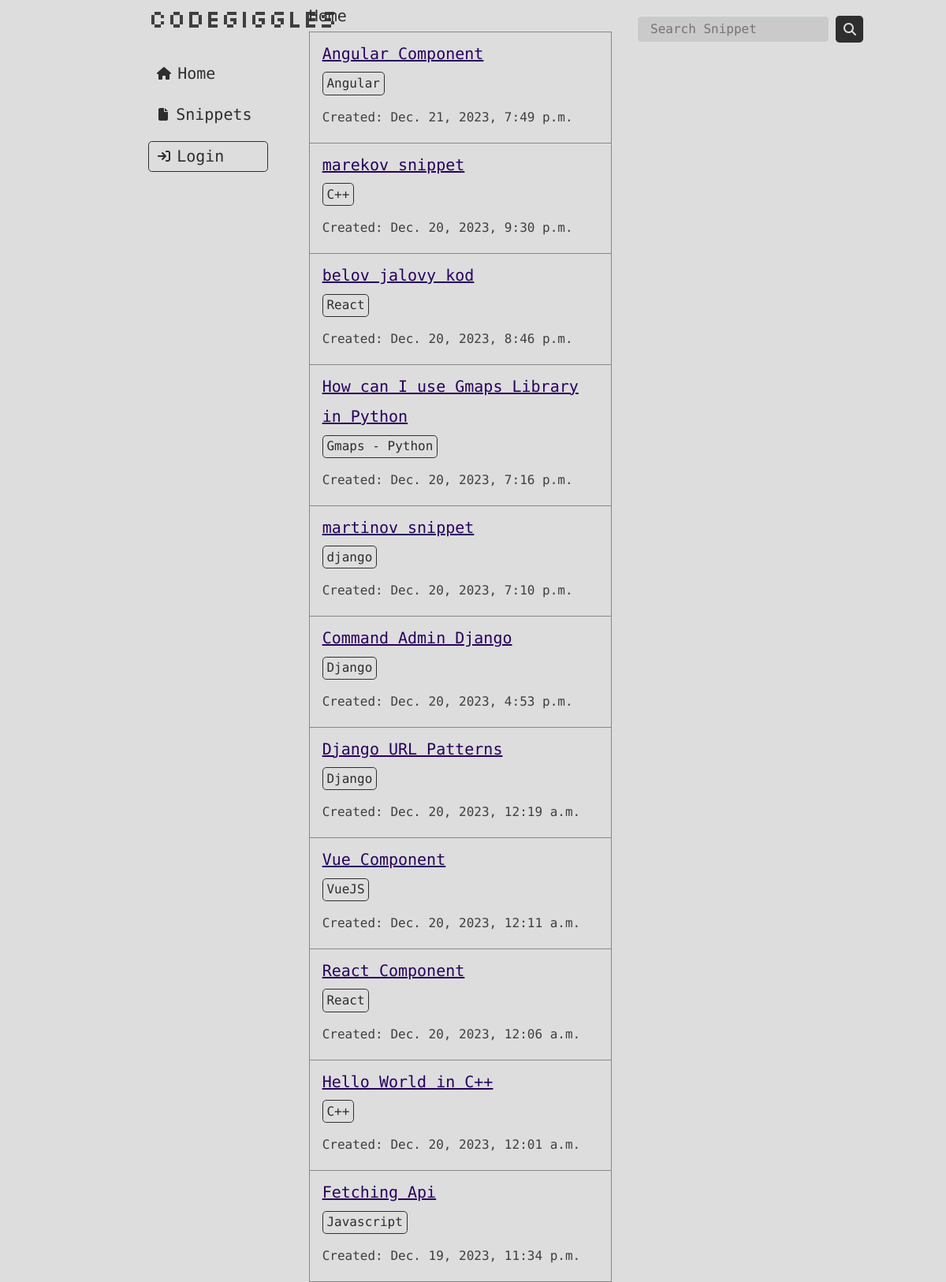
The page / on the database its author committed.
### codegiggles_app/models.py (models this page shows, shortened)
class Snippet(models.Model):
  title = models.CharField(max_length=255)
  code = models.TextField()
  language = models.CharField(max_length=50)
  description = models.TextField(default='')
  created_at = models.DateTimeField(auto_now_add=True)
  likes = models.ManyToManyField(User, related_name='likes', blank=True)
  dislikes = models.PositiveIntegerField(default=0)

### codegiggles_app/views.py (the view)
# urls.py: path('', home, name='home'),
def home(request):
    snippets = Snippet.objects.all().order_by('-created_at')
    return render(request, 'codegiggles_app/home.html', {'snippets': snippets})

### codegiggles_app/templates/codegiggles_app/home.html (shortened to what this page needs)
{% load static %}
<!DOCTYPE html>
<html lang="en">
	<head>
		<link
			href="https://cdn.jsdelivr.net/npm/bootstrap@5.3.2/dist/css/bootstrap.min.css"
			rel="stylesheet"
		/>
		<link
			rel="stylesheet"
			href="https://cdnjs.cloudflare.com/ajax/libs/font-awesome/5.15.1/css/all.min.css"
		/>
		<link
			rel="stylesheet"
			href="{% static 'codegiggles_app/css/style.css' %}"
		/>
	</head>
	<body>
		<div class="row home">
			<div class="col-4 left-bar d-flex mt-1 left-col">
				<div class="row container-fluid">
					<div class="col-6"></div>
					<div class="col-6">
						<h3 id="logo">CodeGiggles</h3>
						<p class="option">
							<a
								href="{% url 'home' %}"
								class="fs-5 text-decoration-none fw-medium link-menu"
							>
								Home
							</a>
						</p>
						<p class="option">
							<a
								href="{% url 'snippets' %}"
								class="fs-5 text-decoration-none fw-medium link-menu"
							>
								<svg
									xmlns="http://www.w3.org/2000/svg"
									height="16"
									width="12"
									viewBox="0 0 384 512"
								>
									<path
										fill="#2e2e2e"
										d="M0 64C0 28.7 28.7 0 64 0H224V128c0 17.7 14.3 32 32 32H384V448c0 35.3-28.7 64-64 64H64c-35.3 0-64-28.7-64-64V64zm384 64H256V0L384 128z"
									/>
								</svg>
								Snippets
							</a>
						</p>
						{% if user.is_authenticated %}
						<p class="option">
							<a
								href="{% url 'add_snippet' %}"
								class="fs-5 text-decoration-none fw-medium link-menu"
							>
								<svg
									xmlns="http://www.w3.org/2000/svg"
									height="16"
									width="14"
									viewBox="0 0 448 512"
								>
									<path
										fill="#2e2e2e"
										d="M256 80c0-17.7-14.3-32-32-32s-32 14.3-32 32V224H48c-17.7 0-32 14.3-32 32s14.3 32 32 32H192V432c0 17.7 14.3 32 32 32s32-14.3 32-32V288H400c17.7 0 32-14.3 32-32s-14.3-32-32-32H256V80z"
									/>
								</svg>
								Add Snippet
							</a>
						</p>
						<p class="option">
							<a
								href="{% url 'logout' %}"
								class="fs-5 text-decoration-none fw-medium link-menu"
							>
								<svg
									xmlns="http://www.w3.org/2000/svg"
									height="16"
									width="14"
									viewBox="0 0 512 512"
								>
									<path
										fill="#2e2e2e"
										d="M502.6 278.6c12.5-12.5 12.5-32.8 0-45.3l-128-128c-12.5-12.5-32.8-12.5-45.3 0s-12.5 32.8 0 45.3L402.7 224 192 224c-17.7 0-32 14.3-32 32s14.3 32 32 32l210.7 0-73.4 73.4c-12.5 12.5-12.5 32.8 0 45.3s32.8 12.5 45.3 0l128-128zM160 96c17.7 0 32-14.3 32-32s-14.3-32-32-32L96 32C43 32 0 75 0 128L0 384c0 53 43 96 96 96l64 0c17.7 0 32-14.3 32-32s-14.3-32-32-32l-64 0c-17.7 0-32-14.3-32-32l0-256c0-17.7 14.3-32 32-32l64 0z"
									/>
								</svg>
								Logout [{{ user.username }}]
							</a>
						</p>
						{% else %}
						<p class="option">
							<a
								href="{% url 'login' %}"
								class="fs-5 text-decoration-none fw-medium"
								id="login_nav_btn"
							>
								Login
							</a>
						</p>
						{% endif %}
					</div>
				</div>
			</div>
			<div class="col-4 feed mt-2 between-col2">
				<div class="header">
					<h5 class="p-0 header">Home</h5>
				</div>
				<div class="tweets">
					{% for snippet in snippets %}
					<div id="snippet" class="px-3 py-1">
						<div>
							<div>
								<h2>
									<a
										href="{% url 'snippet_detail' snippet_id=snippet.id %}"
										id="linkales"
										class="fs-5"
										>{{ snippet.title }}</a
									>
								</h2>
								<p class="tag">{{ snippet.language }}</p>
							</div>
							<p class="created">
								<span class="fs-6 text"> Created: </span>
								<span class="fs-6 text">{{ snippet.created_at }}</span>
							</p>
						</div>
					</div>
					{% endfor %}
				</div>
			</div>
			<div class="col-4 right-bar mt-1 right-col">
				<div class="search-box">
					<form action="{% url 'snippets' %}" method="get">
						<input
							type="text"
							name="q"
							placeholder="Search Snippet"
							class="search-bar border px-3 py-1"
							value="{{ request.GET.q }}"
						/>
						<button type="submit" class="search_btn">
						</button>
					</form>
				</div>
			</div>
		</div>
	</body>
</html>

### codegiggles_app/static/codegiggles_app/css/style.css (style rules this page uses)
* { margin: 0; padding: 0; box-sizing: border-box; font-family: "Share Tech Mono" !important; }
body { height: 100vh; font-weight: normal; background-color: #dddddd !important; position: relative; }
.tweets { border-left: 1px solid #888888; border-right: 1px solid #888888; border-bottom: 1px solid #888888; }
#snippet { border-top: 1px solid #888888; }
#logo { font-family: "Silkscreen" !important; font-size: 2rem; color: #3f3f3f; margin: 0 0 2rem 0; }
svg { color: #3f3f3f !important; min-width: 1rem !important; }
.link-menu { color: #2e2e2e; display: flex; align-items: center; padding: 0.2rem 0.7rem; gap: 0.5rem; border-radius: 0.3rem; transition: all 0.3s; }
.header { color: #2e2e2e; }
.search-box { display: flex; align-items: center; gap: 0.5rem; }
.search-box input { background-color: #cacaca; }
.search-bar { border-radius: 0.3rem; }
.header { display: flex; align-items: center; gap: 1rem; }
#snippet #linkales { color: #27005d; }
#snippet .tag { border: 1px solid #2e2e2e; color: #2e2e2e; padding: 0.1rem 0.3rem; width: max-content; border-radius: 0.3rem; }
#snippet .created span { color: #3f3f3f; }
.search-box form { display: flex; gap: 0.5rem; }
.search_btn { padding: 0.1rem 0.6rem; border-radius: 0.3rem; background-color: #2e2e2e; color: #dddddd; border: none; display: grid; place-items: center; }
.left-col { position: fixed !important; top: 0px !important; }
.between-col2 { position: relative; top: 8%; left: 32%; }
.right-col { position: fixed; top: 2%; left: 83%; transform: translate(-50%, -50%); }
#login_nav_btn { padding: 0.2rem 0.7rem; border-radius: 0.3rem; border: 1px solid #2e2e2e; transition: all 0.3s; color: #2e2e2e; display: flex; align-items: center; gap: 0.5rem; }

### rows shown on the page
Snippet: title "Angular Component", language "Angular", created_at "Dec. 21, 2023, 7:49 p.m."
Snippet: title "marekov snippet", language "C++", created_at "Dec. 20, 2023, 9:30 p.m."
Snippet: title "belov jalovy kod", language "React", created_at "Dec. 20, 2023, 8:46 p.m."
Snippet: title "How can I use Gmaps Library in Python", language "Gmaps - Python", created_at "Dec. 20, 2023, 7:16 p.m."
Snippet: title "martinov snippet", language "django", created_at "Dec. 20, 2023, 7:10 p.m."
Snippet: title "Command Admin Django", language "Django", created_at "Dec. 20, 2023, 4:53 p.m."
Snippet: title "Django URL Patterns", language "Django", created_at "Dec. 20, 2023, 12:19 a.m."
Snippet: title "Vue Component", language "VueJS", created_at "Dec. 20, 2023, 12:11 a.m."
Snippet: title "React Component", language "React", created_at "Dec. 20, 2023, 12:06 a.m."
Snippet: title "Hello World in C++", language "C++", created_at "Dec. 20, 2023, 12:01 a.m."
Snippet: title "Fetching Api", language "Javascript", created_at "Dec. 19, 2023, 11:34 p.m."
